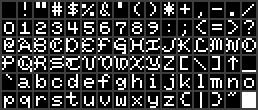
#> input picture references/glitch_layer/input.png, 258 x 110 px
$ python DRAFT_gemini_ghosting_script.py
#> lines starting #> are read from the running program, lines starting #| are printed output that depends on the picture
from PIL import Image
import numpy as np

def process_apple_ii_ghosting(input_path, output_path):
    # 1. Load image and convert to grayscale to calculate averages
#> called with input_path = 'input.png', output_path = 'apple2_output.png'
    img = Image.open(input_path).convert('L')
    width, height = img.size
#> width = 258; height = 110

    # Create a new RGB image for the output
    output_img = Image.new('RGB', (width, height))
#> output_img: PIL image 258x110 RGB; every value is 0
    pixels = img.load()
    out_pixels = output_img.load()

    # Define the Apple II HGR Palette (simplified NTSC)
    BLACK = (0, 0, 0)
    WHITE = (255, 255, 255)
    GREEN = (32, 192, 0)   # Classic Apple II Green
    PURPLE = (160, 32, 255) # Classic Apple II Purple

    for y in range(height):
        # Extract the row and threshold it to 0s and 1s (Black or White)
        row_bits = []
        for x in range(width):
            # Threshold at 50% brightness (128)
            row_bits.append(1 if pixels[x, y] > 127 else 0)

        # 2. Apply the HGR Artifact and Ghosting Logic
        for x in range(width):
            bit = row_bits[x]
            is_even = (x % 2 == 0)

            # Look at neighbors for bleeding/ghosting
            left = row_bits[x-1] if x > 0 else 0
            right = row_bits[x+1] if x < width - 1 else 0

            if bit == 1:
                # If a 1 is next to another 1, it bleeds into White
                if left == 1 or right == 1:
                    out_pixels[x, y] = WHITE
                else:
                    # Isolated 1s become Green or Purple based on column
                    out_pixels[x, y] = GREEN if is_even else PURPLE
            else:
                # Ghosting Logic: A 0 flanked by 1s becomes a colored ghost
                if left == 1 and right == 1:
                    out_pixels[x, y] = GREEN if is_even else PURPLE
                else:
                    out_pixels[x, y] = BLACK

    output_img.save(output_path)
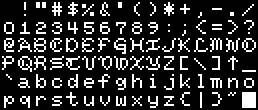
#> saved as apple2_output.png: PIL image 258x110 RGB; 18% white in thin lines or dots
    print(f"Rendered Apple II artifact image to {output_path}")

# Run the script
if __name__ == "__main__":
    process_apple_ii_ghosting("input.png", "apple2_output.png")
